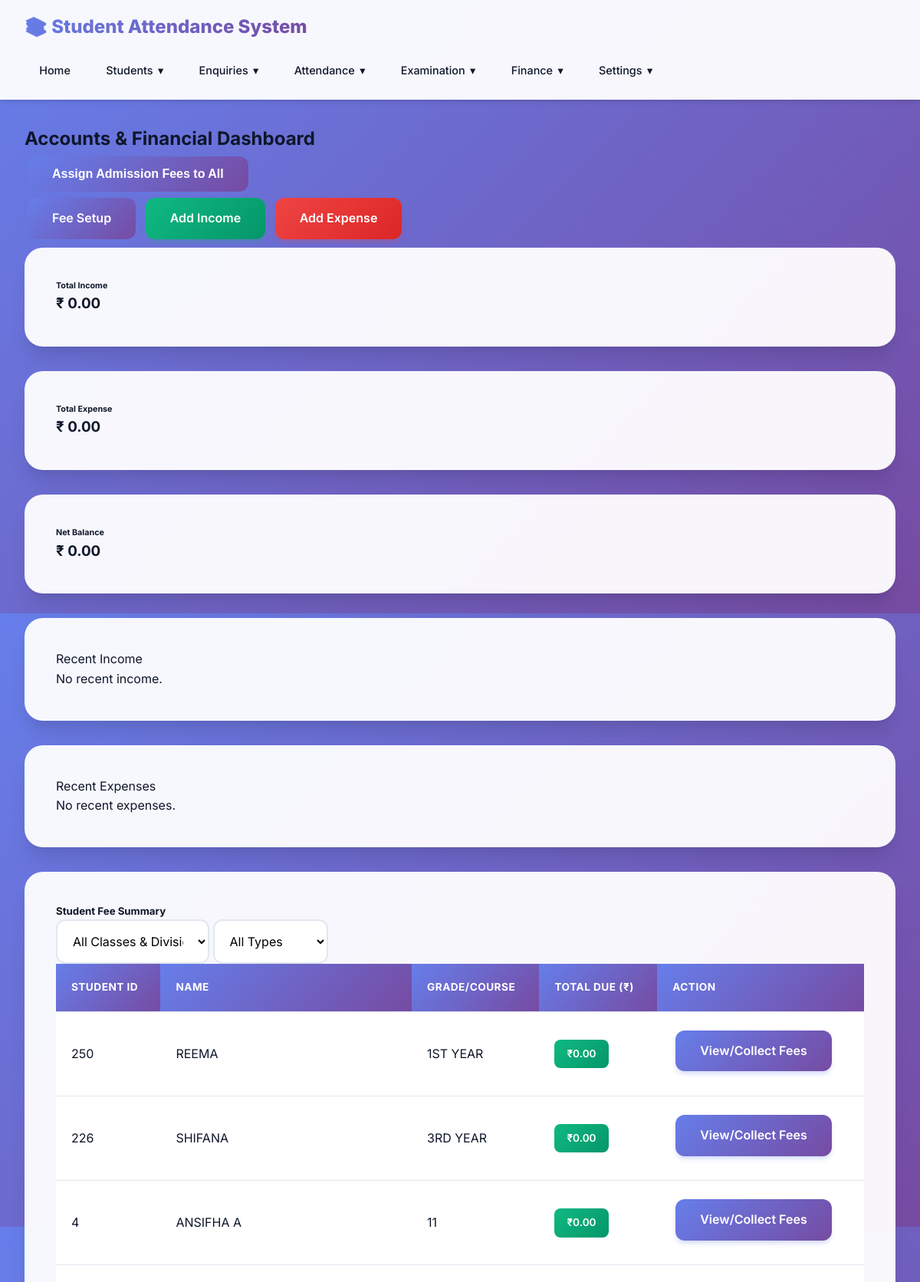
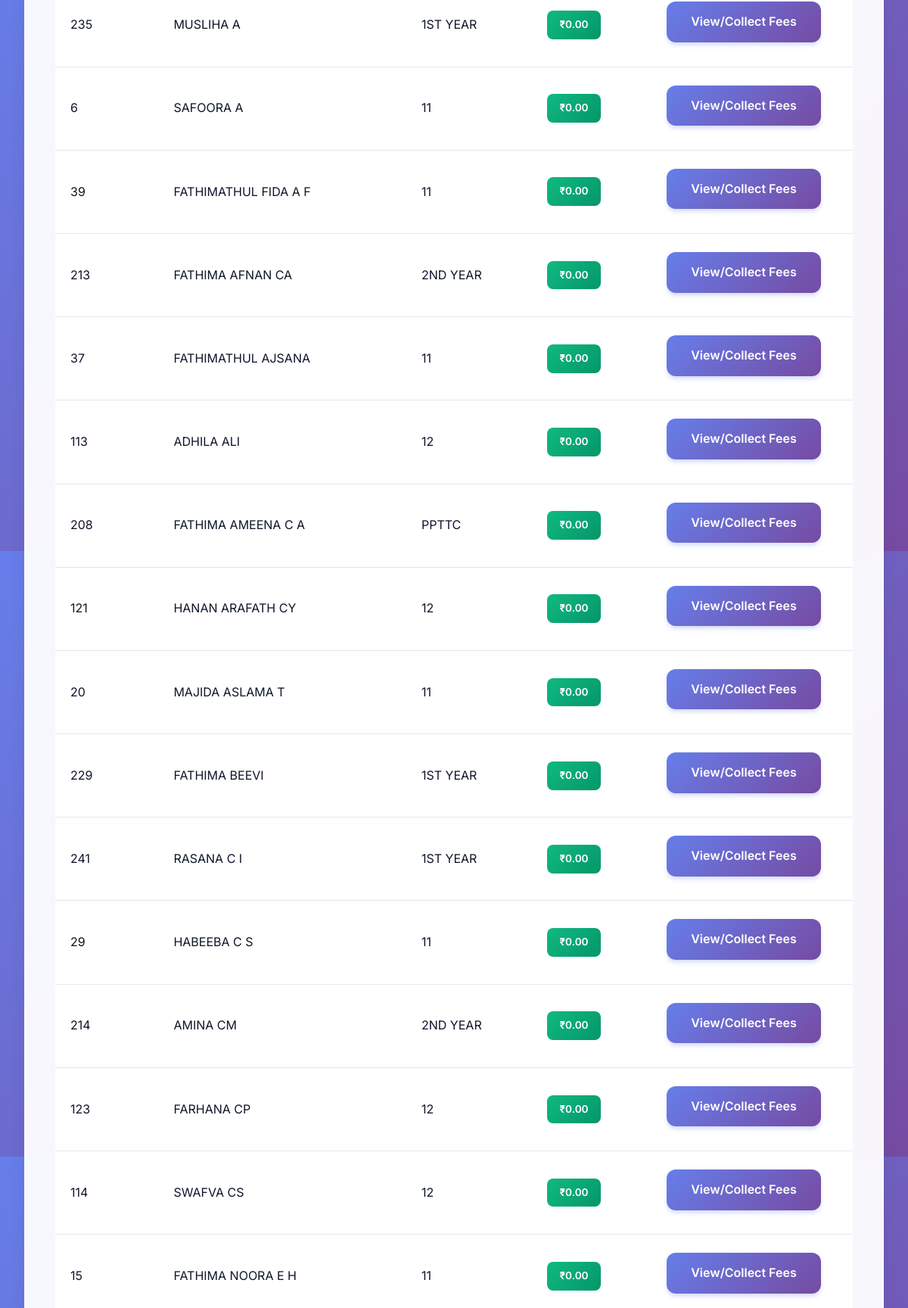
The page /fees/dashboard/ (signed in, upper part) on the database its author committed (2 pictures, top to bottom).
### students/models.py (models this page shows, shortened)
class Student(models.Model):
    STUDENT_TYPE_CHOICES = [
        ('hostel', 'Hostel'),
        ('day_scholar', 'Day Scholar'),
    ]
    student_id = models.CharField(max_length=50, unique=True)
    first_name = models.CharField(max_length=100)
    last_name = models.CharField(max_length=100)
    student_type = models.CharField(max_length=20, choices=STUDENT_TYPE_CHOICES, default='day_scholar')
    email = models.EmailField(blank=True)
    phone = models.CharField(max_length=20, blank=True)
    address = models.TextField(blank=True)
    created_at = models.DateTimeField(auto_now_add=True)
    updated_at = models.DateTimeField(auto_now=True)
    is_active = models.BooleanField(default=True)
    class Meta:
        ordering = ['last_name', 'first_name']
    @property
    def full_name(self):
        return f"{self.first_name} {self.last_name}"
    @property
    def current_enrollment(self):
        return self.enrollments.filter(academic_year__is_active=True).first()
    @property
    def grade(self):
        enrollment = self.current_enrollment
        return enrollment.grade if enrollment else ""

class Enrollment(models.Model):
    student = models.ForeignKey(Student, on_delete=models.CASCADE, related_name='enrollments')
    academic_year = models.ForeignKey(AcademicYear, on_delete=models.CASCADE, related_name='enrollments')
    grade = models.CharField(max_length=50, help_text="Grade/Year for this session (e.g., 11, 12, 1st Year)")
    division = models.ForeignKey(Division, on_delete=models.SET_NULL, null=True, blank=True)
    room = models.ForeignKey(Room, on_delete=models.SET_NULL, null=True, blank=True)
    created_at = models.DateTimeField(auto_now_add=True)
    updated_at = models.DateTimeField(auto_now=True)
    class Meta:
        ordering = ['-academic_year__name', 'grade', 'division', 'student__last_name']
        unique_together = [['student', 'academic_year']]

### fees/views.py (the view, shortened to what this page needs)
# urls.py: path('dashboard/', views.dashboard, name='dashboard'),
@login_required
def dashboard(request):
    total_income = Income.objects.aggregate(total=Sum('amount'))['total'] or 0
    total_expense = Expense.objects.aggregate(total=Sum('amount'))['total'] or 0
    net_balance = total_income - total_expense
    recent_incomes = Income.objects.all().order_by('-date')[:5]
    recent_expenses = Expense.objects.all().order_by('-date')[:5]
    class_filter = request.GET.get('class_filter', '')
    type_filter = request.GET.get('type_filter', '')
    students = Student.objects.filter(is_active=True)
    if type_filter:
        students = students.filter(student_type=type_filter)
    student_data = []
    for student in students:
        fees = student.fees.all()
        total_due = sum(f.balance for f in fees if f.balance > 0)
        student_data.append({
            'student': student,
            'total_due': total_due,
        })
    class_divisions_query = Student.objects.filter(is_active=True, enrollments__academic_year__is_active=True).values_list('enrollments__grade', 'enrollments__division__name').distinct().order_by('enrollments__grade', 'enrollments__division__name')
    class_divisions = []
    for grade, division in class_divisions_query:
        if division:
            class_divisions.append(f"{grade} - {division}")
        else:
            class_divisions.append(grade)
    context = {
        'total_income': total_income,
        'total_expense': total_expense,
        'net_balance': net_balance,
        'recent_incomes': recent_incomes,
        'recent_expenses': recent_expenses,
        'student_data': student_data,
        'class_divisions': class_divisions,
        'current_class_filter': class_filter,
        'current_type_filter': type_filter,
        'page_title': 'Accounts Dashboard'
    }
    return render(request, 'fees/dashboard.html', context)

### fees/templates/fees/dashboard.html (shortened to what this page needs)
{% extends 'students/base.html' %}
{% block content %}
<div class="row mb-4 align-items-center">
    <div class="col-md-5">
        <h2>Accounts & Financial Dashboard</h2>
    </div>
    <div class="col-md-7 text-end">
        <form action="{% url 'fees:assign_bulk_admission_fees' %}" method="post" class="d-inline" onsubmit="return confirm('Are you sure you want to assign admission fees to all active current students? This will not duplicate existing fees.');">
            <button type="submit" class="btn btn-warning me-2"> Assign Admission Fees to All</button>
        </form>
        <a href="{% url 'fees:fee_setup_dashboard' %}" class="btn btn-primary me-2"> Fee Setup</a>
        <a href="{% url 'fees:add_income' %}" class="btn btn-success me-2"> Add Income</a>
        <a href="{% url 'fees:add_expense' %}" class="btn btn-danger"> Add Expense</a>
    </div>
</div>
<div class="row mb-4">
    <div class="col-md-4">
        <div class="card bg-success text-white shadow">
            <div class="card-body">
                <div class="d-flex justify-content-between align-items-center">
                    <div>
                        <h6 class="text-uppercase mb-2">Total Income</h6>
                        <h3 class="mb-0">₹ {{ total_income|floatformat:2 }}</h3>
                    </div>
                </div>
            </div>
        </div>
    </div>
    <div class="col-md-4">
        <div class="card bg-danger text-white shadow">
            <div class="card-body">
                <div class="d-flex justify-content-between align-items-center">
                    <div>
                        <h6 class="text-uppercase mb-2">Total Expense</h6>
                        <h3 class="mb-0">₹ {{ total_expense|floatformat:2 }}</h3>
                    </div>
                </div>
            </div>
        </div>
    </div>
    <div class="col-md-4">
        <div class="card {% if net_balance >= 0 %}bg-primary{% else %}bg-warning text-dark{% endif %} text-white shadow">
            <div class="card-body">
                <div class="d-flex justify-content-between align-items-center">
                    <div>
                        <h6 class="text-uppercase mb-2">Net Balance</h6>
                        <h3 class="mb-0">₹ {{ net_balance|floatformat:2 }}</h3>
                    </div>
                </div>
            </div>
        </div>
    </div>
</div>
<div class="row mb-4">
    <div class="col-md-6">
        <div class="card shadow-sm h-100">
            <div class="card-header bg-light text-success fw-bold">Recent Income</div>
            <div class="card-body p-0">
                <div class="list-group list-group-flush">
                    {% for income in recent_incomes %}
                    <div class="list-group-item d-flex justify-content-between align-items-center">
                        <div>
                            <div class="fw-bold">{{ income.category.name }}</div>
                            <small class="text-muted">From: {{ income.received_from|truncatechars:20 }} | {{ income.date|date:"j M Y" }}</small>
                        </div>
                        <span class="badge bg-success rounded-pill">₹{{ income.amount }}</span>
                    </div>
                    {% empty %}
                    <div class="list-group-item text-center text-muted py-3">No recent income.</div>
                    {% endfor %}
                </div>
            </div>
        </div>
    </div>
    <div class="col-md-6">
        <div class="card shadow-sm h-100">
            <div class="card-header bg-light text-danger fw-bold">Recent Expenses</div>
            <div class="card-body p-0">
                <div class="list-group list-group-flush">
                    {% for expense in recent_expenses %}
                    <div class="list-group-item d-flex justify-content-between align-items-center">
                        <div>
                            <div class="fw-bold">{{ expense.category.name }}</div>
                            <small class="text-muted">To: {{ expense.paid_to|truncatechars:20 }} | {{ expense.date|date:"j M Y" }}</small>
                        </div>
                        <span class="badge bg-danger rounded-pill">₹{{ expense.amount }}</span>
                    </div>
                    {% empty %}
                    <div class="list-group-item text-center text-muted py-3">No recent expenses.</div>
                    {% endfor %}
                </div>
            </div>
        </div>
    </div>
</div>
<div class="card mb-4 shadow-sm">
    <div class="card-header bg-primary text-white d-flex justify-content-between align-items-center">
        <h5 class="mb-0">Student Fee Summary</h5>
        <form method="get" class="d-flex" id="filterForm">
            <select name="class_filter" class="form-select form-select-sm me-2" style="width: 200px;" onchange="document.getElementById('filterForm').submit()">
                <option value="">All Classes & Divisions</option>
            </select>
            <select name="type_filter" class="form-select form-select-sm" style="width: 150px;" onchange="document.getElementById('filterForm').submit()">
                <option value="">All Types</option>
            </select>
        </form>
    </div>
    <div class="card-body">
        <div class="table-responsive">
            <table class="table table-striped table-hover">
                <thead>
                    <tr>
                        <th>Student ID</th>
                        <th>Name</th>
                        <th>Grade/Course</th>
                        <th>Total Due (₹)</th>
                        <th>Action</th>
                    </tr>
                </thead>
                <tbody>
                    {% for item in student_data %}
                    <tr>
                        <td>{{ item.student.student_id }}</td>
                        <td>{{ item.student.full_name }}</td>
                        <td>{{ item.student.grade }}</td>
                        <td>
                            {% if item.total_due > 0 %}
                                <span class="badge bg-danger">₹{{ item.total_due }}</span>
                            {% else %}
                                <span class="badge bg-success">₹0.00</span>
                            {% endif %}
                        </td>
                        <td>
                            <a href="{% url 'fees:student_fees' item.student.id %}" class="btn btn-sm btn-info text-white">View/Collect Fees</a>
                        </td>
                    </tr>
                    {% empty %}
                    <tr>
                        <td colspan="5" class="text-center">No students found.</td>
                    </tr>
                    {% endfor %}
                </tbody>
            </table>
        </div>
    </div>
</div>
{% endblock %}

### students/templates/students/base.html (style rules this page uses)
* { margin: 0; padding: 0; box-sizing: border-box; }
:root { --primary: #6366f1; --primary-dark: #4f46e5; --primary-light: #818cf8; --secondary: #ec4899; --accent: #8b5cf6; --success: #10b981; --danger: #ef4444; --warning: #f59e0b; --dark: #0f172a; --dark-secondary: #1e293b; --light: #f8fafc; --gray: #64748b; --border: #e2e8f0; --shadow: rgba(0, 0, 0, 0.1); --gradient-1: linear-gradient(135deg, #667eea 0%, #764ba2 100%); --gradient-2: linear-gradient(135deg, #f093fb 0%, #f5576c 100%); --gradient-3: linear-gradient(135deg, #4facfe 0%, #00f2fe 100%); --gradient-4: linear-gradient(135deg, #43e97b 0%, #38f9d7 100%); }
body { font-family: 'Inter', -apple-system, BlinkMacSystemFont, 'Segoe UI', Roboto, sans-serif; background: linear-gradient(135deg, #667eea 0%, #764ba2 100%); color: var(--dark); min-height: 100vh; line-height: 1.6; }
.card { background: rgba(255, 255, 255, 0.95); backdrop-filter: blur(20px); border-radius: 24px; padding: 2.5rem; margin-bottom: 2rem; box-shadow: 0 20px 25px -5px rgba(0, 0, 0, 0.1), 0 10px 10px -5px rgba(0, 0, 0, 0.04); border: 1px solid rgba(255, 255, 255, 0.3); transition: all 0.3s cubic-bezier(0.4, 0, 0.2, 1); }
.btn { display: inline-block; padding: 0.875rem 2rem; background: var(--gradient-1); color: white; text-decoration: none; border-radius: 12px; border: none; cursor: pointer; transition: all 0.3s cubic-bezier(0.4, 0, 0.2, 1); font-size: 1rem; font-weight: 600; margin: 0.25rem; position: relative; overflow: hidden; box-shadow: 0 4px 6px -1px rgba(102, 126, 234, 0.3); }
.btn::before { content: ''; position: absolute; top: 50%; left: 50%; width: 0; height: 0; border-radius: 50%; background: rgba(255, 255, 255, 0.2); transform: translate(-50%, -50%); transition: width 0.6s, height 0.6s; }
.btn-success { background: linear-gradient(135deg, #10b981 0%, #059669 100%); box-shadow: 0 4px 6px -1px rgba(16, 185, 129, 0.3); }
.btn-danger { background: linear-gradient(135deg, #ef4444 0%, #dc2626 100%); box-shadow: 0 4px 6px -1px rgba(239, 68, 68, 0.3); }
table { width: 100%; border-collapse: collapse; min-width: 600px; background: white; }
th, td { padding: 1.25rem; text-align: left; border-bottom: 1px solid var(--border); }
th { background: linear-gradient(135deg, #667eea 0%, #764ba2 100%); color: white; font-weight: 700; text-transform: uppercase; font-size: 0.85rem; letter-spacing: 0.5px; }
tbody tr { transition: all 0.3s ease; }
input[type="text"], input[type="date"], input[type="time"], input[type="email"], input[type="number"], input[type="file"], select, textarea { width: 100%; padding: 1rem; border: 2px solid var(--border); border-radius: 12px; font-size: 1rem; transition: all 0.3s ease; background: white; font-family: inherit; }
.badge { display: inline-block; padding: 0.5rem 1rem; border-radius: 8px; font-weight: 600; font-size: 0.85rem; }
.badge.bg-success { background: linear-gradient(135deg, #10b981 0%, #059669 100%); color: white; }

### rows shown on the page
Student: student.student_id "250", student.full_name "REEMA", student.grade "1ST YEAR"
Student: student.student_id "226", student.full_name "SHIFANA", student.grade "3RD YEAR"
Student: student.student_id "4", student.full_name "ANSIFHA A", student.grade "11"
Student: student.student_id "235", student.full_name "MUSLIHA A", student.grade "1ST YEAR"
Student: student.student_id "6", student.full_name "SAFOORA A", student.grade "11"
Student: student.student_id "39", student.full_name "FATHIMATHUL FIDA A F", student.grade "11"
Student: student.student_id "213", student.full_name "FATHIMA AFNAN CA", student.grade "2ND YEAR"
Student: student.student_id "37", student.full_name "FATHIMATHUL AJSANA", student.grade "11"
Student: student.student_id "113", student.full_name "ADHILA ALI", student.grade "12"
Student: student.student_id "208", student.full_name "FATHIMA AMEENA C A", student.grade "PPTTC"
Student: student.student_id "121", student.full_name "HANAN ARAFATH CY", student.grade "12"
Student: student.student_id "20", student.full_name "MAJIDA ASLAMA T", student.grade "11"
Student: student.student_id "229", student.full_name "FATHIMA BEEVI", student.grade "1ST YEAR"
Student: student.student_id "241", student.full_name "RASANA C I", student.grade "1ST YEAR"
Student: student.student_id "29", student.full_name "HABEEBA C S", student.grade "11"
Student: student.student_id "214", student.full_name "AMINA CM", student.grade "2ND YEAR"
Student: student.student_id "123", student.full_name "FARHANA CP", student.grade "12"
Student: student.student_id "114", student.full_name "SWAFVA CS", student.grade "12"
Student: student.student_id "15", student.full_name "FATHIMA NOORA E H", student.grade "11"

### other values the page prints
{{ total_income|floatformat:2 }} "0.00"
{{ total_expense|floatformat:2 }} "0.00"
{{ net_balance|floatformat:2 }} "0.00"
